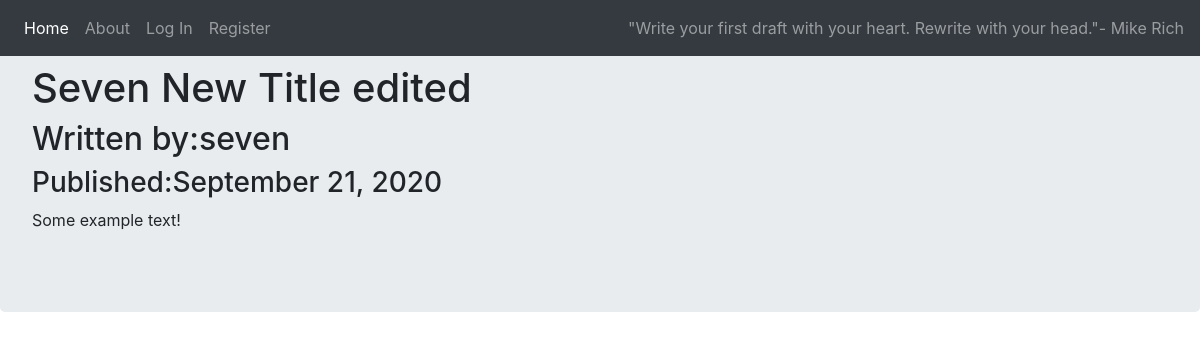
The page /1 on the database its author committed.
### myproject/models.py (models this page shows, shortened)
class BlogPost(db.Model):
    users = db.relationship(User)
    id = db.Column(db.Integer,primary_key=True)
    user_id = db.Column(db.Integer,db.ForeignKey('users.id'),nullable=False)
    date = db.Column(db.DateTime,nullable=False,default=datetime.utcnow)
    title = db.Column(db.String(140),nullable=False)
    text = db.Column(db.Text,nullable=False)

class User(db.Model,UserMixin):
    __tablename__ = 'users'
    id = db.Column(db.Integer,primary_key=True)
    profile_image = db.Column(db.String(64),nullable=False,default='default_profile.jpg')
    email = db.Column(db.String(64),unique=True,index=True)
    username = db.Column(db.String(64),unique=True,index=True)
    password_hash = db.Column(db.String(128))
    posts = db.relationship('BlogPost',backref='author',lazy=True)

### myproject/users/views.py (the view)
@users.route("/<username>")
def user_posts(username):
    page =request.args.get('page',1,type=int)
    user = User.query.filter_by(username = username).first_or_404()
    blog_posts = BlogPost.query.filter_by(author = user).order_by(BlogPost.date.desc()).paginate(page=page,per_page=5)
    return render_template('user_blog_posts.html',blog_posts=blog_posts,user=user)

### myproject/blog_posts/views.py (called while the page is built)
@blog_posts.route('/<int:blog_post_id>')
def blog_post(blog_post_id):
    blog_post = BlogPost.query.get_or_404(blog_post_id)
    return render_template('blog_post.html',title=blog_post.title,
                           date=blog_post.date,post=blog_post)

### myproject/templates/blog_post.html (shortened to what this page needs)
{% extends "base.html" %}
{% block content %}
    <div class="jumbotron">
        <h1>{{ post.title }}</h1>
        <h2>Written by:{{ post.author.username }}</h2>
        <h3>Published:{{ post.date.strftime('%B %d, %Y') }}</h3>
        <p>{{ post.text }}</p>
    </div>
{% endblock %}

### rows shown on the page
BlogPost: title "Seven New Title edited", date "September 21, 2020", text "Some example text!"
User: author.username "seven"
